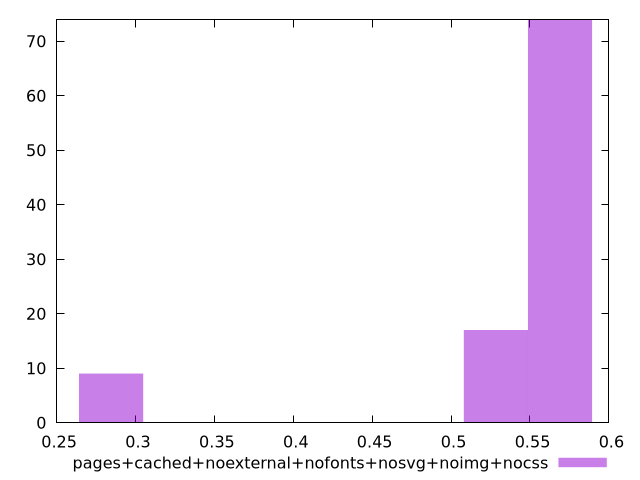

The gnuplot source for this figure:
$_pagesCachedNoexternalNofontsNosvgNoimgNocss <<EOF
0.5283958893342726 17
0.5690417269753705 74
0.28452086348768524 9
EOF
set key outside below
set terminal pngcairo
set output "report_00004_2020-11-02T20-21-41.718Z/cumulative-layout-shift/pages+cached+noexternal+nofonts+nosvg+noimg+nocss//hist.png"
set yrange [0:74]
set boxwidth 0.040645837641097894
set style fill transparent solid 0.5 noborder
plot $_pagesCachedNoexternalNofontsNosvgNoimgNocss title "pages+cached+noexternal+nofonts+nosvg+noimg+nocss" with boxes ,
